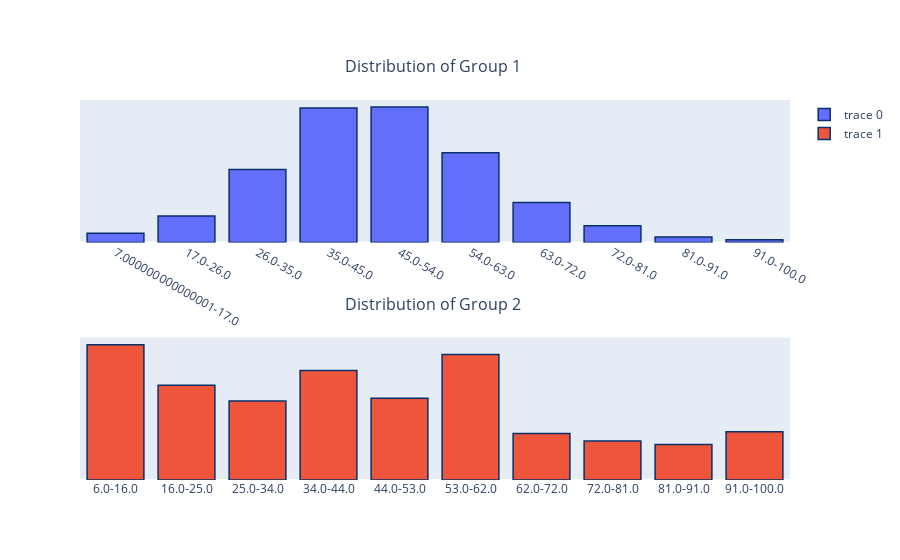

Notebook code cell kept with this figure:
### Markdown cell above
#### Look at the ratio of "distinct_chapters_opened_total" to "chapter_count"
this will tell us how much a book was completed before someone decide to subscribe - and then we can bin it so that we can have intervals

### Code cell
# creating copies of our group data
q4_g1 = group_1.copy()
q4_g2 = group_2.copy()
q4_combined = combined.copy()

# creating a function to see the average percent of completing a book for each user before they subscribe
def book_completeness(df):
    df_subs = df[df["purchase_at"] == 1]
    users = pd.DataFrame(df_subs["user_id"].unique())
    user_avg_completeness = {}

    for user in users.values:
        user_data = df_subs[df_subs["user_id"] == user[0]]
        user_data["per_book_complete"] = user_data["distinct_chapters_opened_total"] / user_data["chapter_count"]
        avg_completeness = user_data["per_book_complete"].mean()
        user_avg_completeness[user[0]] = avg_completeness

    df_final = pd.DataFrame.from_dict(user_avg_completeness, orient ='index')
    df_final.columns = ["percent_complete"]
    
    df_final = pd.DataFrame(df_final["percent_complete"].value_counts(bins = 10).sort_index())
    df_final.columns = ["percent_complete"]
    
    new_index = [str(round(float(str(index).split(",")[0][1:]), 2) * 100)+"-"
             + str(round(float(str(index).split(",")[1].strip().rstrip("]")), 2) * 100)
          for index in df_final.index]
    
    df_final.index = new_index
    
    
    return df_final

percent_complete_q4_g1 = book_completeness(q4_g1)
percent_complete_q4_g2 = book_completeness(q4_g2)
percent_complete_combined = book_completeness(q4_combined)

# graphing the data
grapher_2(percent_complete_q4_g1, percent_complete_q4_g2, "percent_complete")

### Figure 1 — Plotly figure (JSON) as saved in the notebook; plotly's stock layout.template omitted (floating-point values rounded to 4 significant figures)
{"data": [{"marker": {"line": {"color": "rgb(8,48,107)", "width": 1.5}}, "type": "bar", "x": ["7.000000000000001-17.0", "17.0-26.0", "26.0-35.0", "35.0-45.0", "45.0-54.0", "54.0-63.0", "63.0-72.0", "72.0-81.0", "81.0-91.0", "91.0-100.0"], "xaxis": "x", "y": [89, 252, 694, 1279, 1288, 855, 381, 160, 52, 25], "yaxis": "y"}, {"marker": {"line": {"color": "rgb(8,48,107)", "width": 1.5}}, "type": "bar", "x": ["6.0-16.0", "16.0-25.0", "25.0-34.0", "34.0-44.0", "44.0-53.0", "53.0-62.0", "62.0-72.0", "72.0-81.0", "81.0-91.0", "91.0-100.0"], "xaxis": "x2", "y": [247, 173, 144, 200, 149, 229, 85, 71, 65, 88], "yaxis": "y2"}], "layout": {"annotations": [{"font": {"size": 16}, "showarrow": false, "text": "Distribution of Group 1 <br> ", "x": 0.5, "xanchor": "center", "xref": "paper", "y": 1, "yanchor": "bottom", "yref": "paper"}, {"font": {"size": 16}, "showarrow": false, "text": "Distribution of Group 2 <br> ", "x": 0.5, "xanchor": "center", "xref": "paper", "y": 0.375, "yanchor": "bottom", "yref": "paper"}], "xaxis": {"anchor": "y", "domain": [0, 1]}, "xaxis2": {"anchor": "y2", "domain": [0, 1]}, "yaxis": {"anchor": "x", "domain": [0.625, 1], "showgrid": false, "showticklabels": false}, "yaxis2": {"anchor": "x2", "domain": [0, 0.375], "showgrid": false, "showticklabels": false}}}
